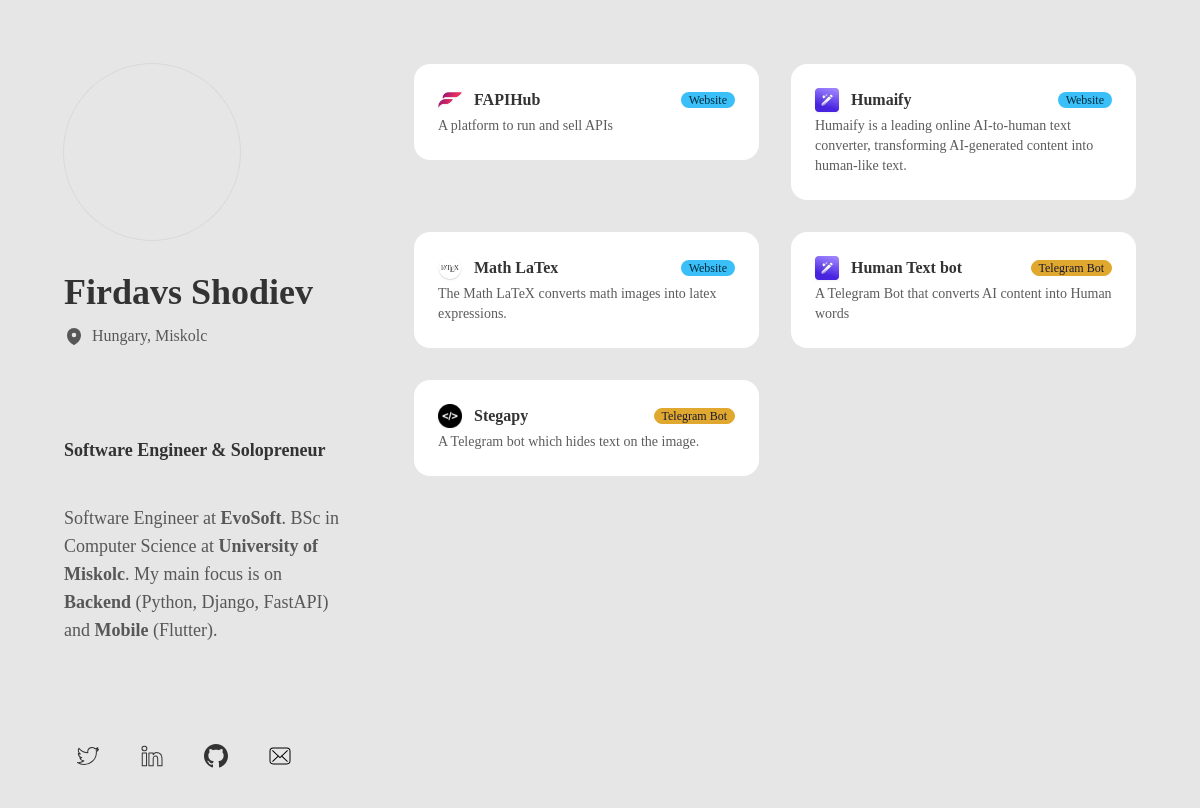
The page / on the database its author committed.
### app/models.py (models this page shows, shortened)
class Project(models.Model):
    name = models.CharField(max_length=255)
    logo = models.ImageField(upload_to='media/', blank=True, null=True)
    description = models.TextField()
    project_type = models.CharField(max_length=100)
    project_type_color = models.CharField(max_length=10, choices=[
        ('success', 'Green'),
        ('primary', 'Orange'),
        ('info', 'Blue'),
    ], default='info')
    url = models.URLField()

### app/views.py (the view)
# urls.py: path("", home, name="home")
def home(request):
    projects = Project.objects.all()
    return render(request, "index.html", {"projects": projects})

### app/templates/index.html (shortened to what this page needs)
{% load static %}
<!DOCTYPE html>
<html lang="en" data-theme="dracula" style="background: rgb(230, 230, 230);">
   <head>
      <link rel="stylesheet" href="static/assets/css/b65b778de614ce73.css" data-n-g="">
      <link rel="stylesheet" href="static/assets/css/b3cb98c8bd099ac6.css" data-n-p="">
   </head>
   <body>
      <div id="__next">
      <main class="min-h-screen" data-theme="bumblebee" style="zoom:100%;font-family:'__Rubik_3b7ea2', '__Rubik_Fallback_3b7ea2'">
         <div class="min-h-screen relative bg-base-200" data-theme="bumblebee" style="font-family:'__Rubik_3b7ea2', '__Rubik_Fallback_3b7ea2'">
            <div class="min-h-screen flex flex-col lg:flex-row max-lg:pb-16 max-w-[1800px] mx-auto">
               <section class="shrink-0 space-y-4 lg:space-y-8 lg:w-[350px] xl:w-[500px] p-6 lg:p-16 lg:pr-0 xl:pr-16">
                  <div class="flex gap-4 lg:gap-8 lg:flex-col justify-start items-start">
                     <span class="relative shrink-0">
                        <img alt="marclou profile picture" width="176" height="176" decoding="async" data-nimg="1" class="w-20 h-20 lg:w-44 lg:h-44 rounded-full object-cover" style="color:transparent" srcset="https://i.ibb.co/bgkzCKGg/f21ef2ab33403edccbe24ec5998705ed58f6bc1f-m.jpg">
                        <div class="absolute inset-0 rounded-full shadow-[0_0_0px_1px_rgba(0,0,0,0.06)]"></div>
                     </span>
                     <div class="flex-1">
                        <h1 class="font-bold lg:font-extrabold text-xl lg:text-4xl mb-1 lg:mb-3">Firdavs Shodiev</h1>
                        <div class="flex flex-col lg:flex-row gap-1 lg:gap-4">
                           <h2 class="flex gap-1 items-center">
                              <span class="text-base-content/80">Hungary, Miskolc</span>
                           </h2>
                        </div>
                     </div>
                  </div>
                  <div class="reactMarkDown lg:text-lg leading-relaxed -space-y-4">
                     <p><strong>Software Engineer & Solopreneur</strong></p>
                     <p>Software Engineer at <b>EvoSoft</b>. BSc in Computer Science at <b>University of Miskolc</b>. My main focus is on <b>Backend</b> (Python, Django, FastAPI) and <b>Mobile</b> (Flutter).</p>
                  </div>
                  <div class="hidden lg:block">
                     <ul class="flex justify-center items-center gap-2 lg:gap-4 lg:justify-start flex-wrap max-lg:p-6">
                        <li>
                           <a class="btn btn-square btn-ghost group" href="https://twitter.com/dev_firdavs" target="_blank" aria-label="Open link to Twitter">
                              <span class="transform duration-200 group-hover:scale-110 fill-base-content">
                              </span>
                           </a>
                        </li>
                        <li>
                           <a class="btn btn-square btn-ghost group" href="https://www.linkedin.com/in/firdavscoder/" target="_blank" aria-label="Open link to LinkedIn">
                              <span class="transform duration-200 group-hover:scale-110 fill-base-content">
                              </span>
                           </a>
                        </li>
                        <li>
                           <a class="btn btn-square btn-ghost group" href="https://github.com/Firdavs-coder" target="_blank" aria-label="Open link to Instagram">
                              <span class="transform duration-200 group-hover:scale-110 fill-base-content">
                              </span>
                           </a>
                        </li>
                        <li>
                           <a class="btn btn-square btn-ghost group" href="mailto:firdavscoder1@gmail.com" target="_blank" aria-label="Open link to Email>
                              <span class="transform duration-200 group-hover:scale-110 fill-base-content">
                           </a>
                        </li>
                     </ul>
                  </div>
               </section>
               <section class="lg:h-screen lg:overflow-scroll noscrollbar w-full max-w-[1100px]">
                  <ul class="max-lg:space-y-4 p-6 lg:p-16 lg:grid lg:grid-cols-2 lg:gap-8">
                     {% for project in projects %}
                     <li class="card bg-base-100 duration-200 h-min col-span-1">
                        <a class="cursor-pointer rounded-box duration-200 p-4 lg:p-6 group hover:bg-base-300 hover:scale-[1.02] space-y-0.5 lg:space-y-1" href="{{project.url}}" target="_blank">
                           <div class="flex items-center gap-y-1 gap-x-2 lg:gap-x-3 flex-wrap">
                              <img alt="Capix Logo" loading="lazy" width="20" height="20" decoding="async" data-nimg="1" class="w-5 lg:w-6 duration-200 drop-shadow-sm group-hover:-rotate-12 delay-100 w-4 lg:w-5" style="color:transparent" srcset="{% if project.logo %}{{project.logo.url}}{% else %}media/media/default.png{% endif %}">
                              <p class=" mr-auto  lg:text-base font-semibold">{{project.name}}</p>
                              <div class="flex gap-2">
                                 <span class="badge badge-sm whitespace-nowrap badge-{{project.project_type_color}} badge badge-sm  whitespace-nowrap duration-200">
                                 {{project.project_type}}
                                 </span>
                              </div>
                           </div>
                           <p class="text-base-content/80 text-xs lg:text-sm">{{project.description}}</p>
                        </a>
                     </li>
                     {% endfor %}
                  </ul>
               </section>
            </div>
         </div>
      </main>
      </div>
   </body>
</html>

### rows shown on the page
Project: logo (picture), name "FAPIHub", project_type "Website", description "A platform to run and sell APIs"
Project: logo (picture), name "Humaify", project_type "Website", description "Humaify is a leading online AI-to-human text converter, transforming AI-generated content into human-like text."
Project: logo (picture), name "Math LaTex", project_type "Website", description "The Math LaTeX converts math images into latex expressions."
Project: logo (picture), name "Human Text bot", project_type "Telegram Bot", description "A Telegram Bot that converts AI content into Human words"
Project: name "Stegapy", project_type "Telegram Bot", description "A Telegram bot which hides text on the image."
